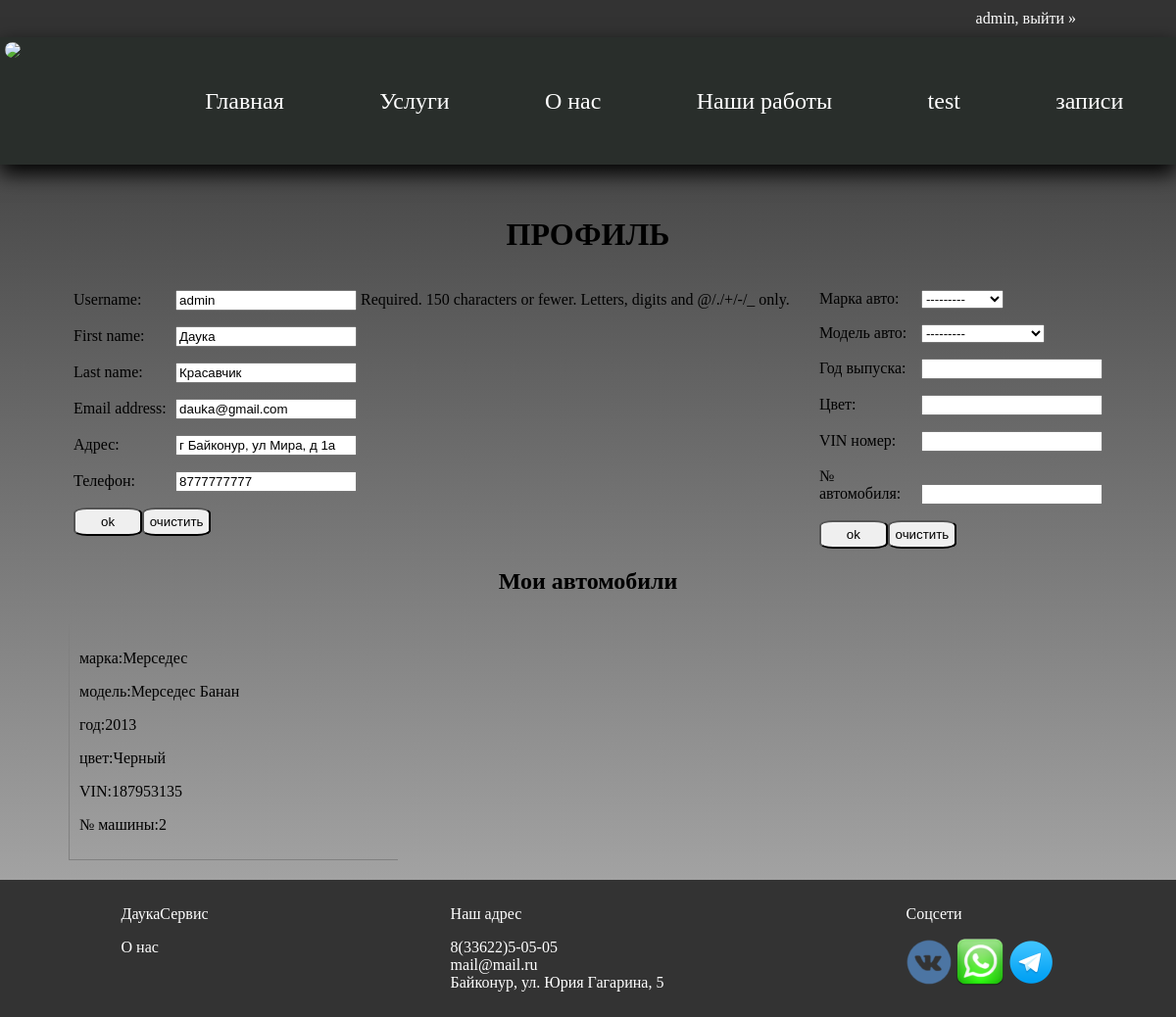
Page /profile (signed in) on the earlier database version.
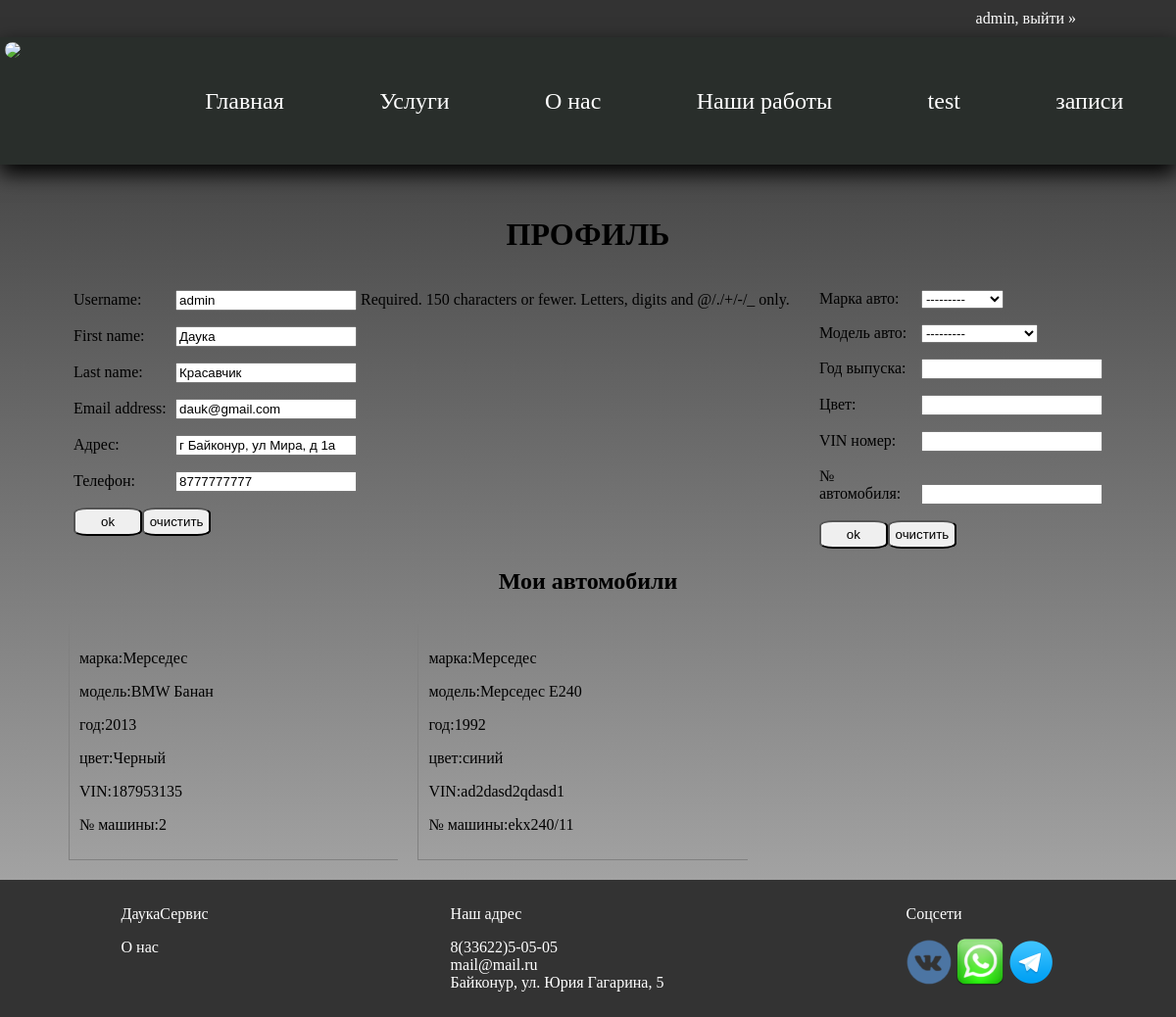
Same page on the later database version.
### autoService/models.py (models this page shows, shortened)
class Auto(models.Model):
    mark = models.ForeignKey(Mark, verbose_name='марка авто', on_delete=models.CASCADE, related_name='marks')
    model = models.ForeignKey(ModelAuto, verbose_name='модель авто', on_delete=models.CASCADE, related_name='autos')
    year = models.PositiveIntegerField(verbose_name='Год выпуска')
    color = models.CharField(max_length=50, verbose_name='Цвет')
    vin = models.CharField(max_length=17, unique=True, verbose_name='VIN номер')
    auto_number = models.CharField(max_length=50, verbose_name='№ автомобиля', unique=True)
    user = models.ForeignKey(CustomUser, verbose_name='владелец', on_delete=models.CASCADE, related_name='autos',
                             null=True,
                             blank=True)
    class Meta:
        verbose_name = 'Автомобиль'
        verbose_name_plural = 'Автомобили'

class Mark(models.Model):
    title = models.CharField('название марки')
    def __str__(self):
        return self.title
    class Meta:
        verbose_name = 'марка'
        verbose_name_plural = 'марки'

class ModelAuto(models.Model):
    title = models.CharField('название модели', unique=True)
    model_auto = models.ForeignKey(Mark, verbose_name='модель', on_delete=models.CASCADE,
                                   related_name='models_auto')
    def __str__(self):
        return f'{self.model_auto} {self.title}'
    class Meta:
        verbose_name = 'модель'
        verbose_name_plural = 'модели'

### userManager/views.py (the view, shortened to what this page needs)
# urls.py: path('profile', profile, name='profile'),
@login_required
def profile(request):
    profile_form = ProfileForm(request.POST or None, instance=request.user.user_profile if Profile.objects.filter(
        user=request.user) else None, prefix='profile_form')
    user_form = ProfileUserForm(request.POST or None, instance=request.user, prefix='user_form')
    auto_form = AutoForm(request.POST or None, prefix='auto_form')
    print(request.POST)
    if 'action_auto' in request.POST and auto_form.is_valid():
        obj = auto_form.save(commit=False)
        obj.user = request.user
        obj.save()
        return redirect('profile')
    context = {
        'profile_form': profile_form,
        'user_form': user_form,
        'auto_form': auto_form,
    }
    return render(request, 'profile.html', context)

### userManager/forms.py
class UserForm(UserCreationForm):
    class Meta:
        model = CustomUser
        fields = ['username', 'first_name', 'last_name', 'email', 'password1', 'password2']

class LegalEntity(UserCreationForm):
    inn = forms.IntegerField(label='ИНН', min_value=1000000000, max_value=9999999999)
    class Meta:
        model = CustomUser
        fields = ['username', 'inn', 'email', 'password1', 'password2']

### userManager/views.py (called while the page is built)
def auth_form_processor(request):
    creating_form = UserForm()
    auth_form = AuthenticationForm()
    creating_form_legal = LegalEntity()
    return {
        'creating_form': creating_form,
        'auth_form': auth_form,
        'creating_form_legal': creating_form_legal,
    }

### templates/profile.html (shortened to what this page needs)
{% extends 'base.html' %}
{% block main %}
<h1>ПРОФИЛЬ</h1>
<div class="d-flex profile_forms">
    <form action="" method="post">
        {{ user_form.as_p }}
        {{ profile_form.as_p }}
        <div class="d-flex">
            <button type="submit" name="action_user">ok</button>
            <button type="reset">очистить</button>
        </div>
    </form>
    <form action="" method="post">
        {{auto_form.as_p}}
        <div class="d-flex">
            <button type="submit" name="action_auto">ok</button>
            <button type="reset">очистить</button>
        </div>
    </form>
</div>
<h2>Мои автомобили </h2>
<div class="d-flex auto_profile">
    {% for auto in user.autos.all %}
    <div class="card_auto">
        <div class="card_auto_inner">
            <p><span>марка:</span>{{ auto.mark }}</p>
            <p><span>модель:</span>{{ auto.model }}</p>
            <p><span>год:</span>{{ auto.year }}</p>
            <p><span>цвет:</span>{{ auto.color }}</p>
            <p><span>VIN:</span>{{ auto.vin }}</p>
            <p><span>№ машины:</span>{{ auto.auto_number }}</p>
        </div>
    </div>
    {% endfor %}
</div>
{% endblock %}

Differences in the rows shown:
changed through a linked row, Auto "Черный": model "Мерседес Банан" → "BMW Банан"
added Auto: mark "Мерседес", model "Мерседес E240", year "1992", color "синий", vin "ad2dasd2qdasd1", auto_number "ekx240/11"
Other differences:
form field as_p: "dauka@gmail.com" → "dauk@gmail.com"
